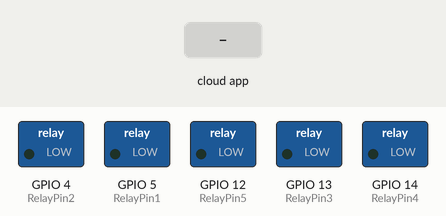
Bench run of a sketch on a simulated ESP8266 (NodeMCU). Parts: switched loads named in the sketch (green lamp = pin HIGH). The test bench sets the inputs (shaded band). WiFi joins after 1.5 s; servers stay silent unless stated; what the sketch prints to the serial monitor is not drawn.

Above: at 2.7 s.
2.8 s: the phone or cloud app sets cabin to 0
At 4.0 s:
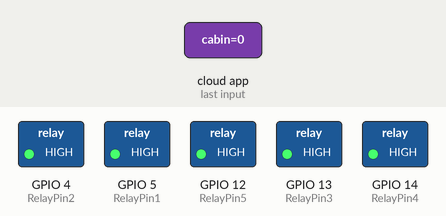
4.3 s: the phone or cloud app sets light3 to 255
At 5.2 s:
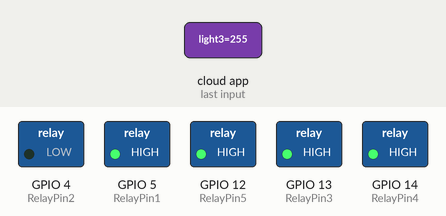
5.8 s: the phone or cloud app sets fan3 to 255
At 6.3 s:
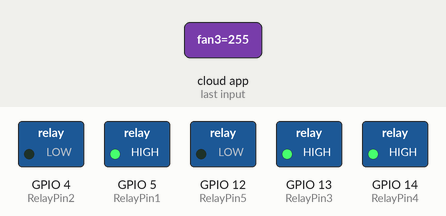
7.3 s: the phone or cloud app sets light3 to 0
At 8.5 s:
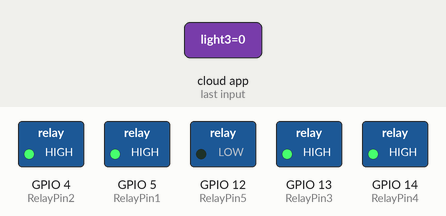
8.8 s: the phone or cloud app sets light4 to 255
At 9.8 s:
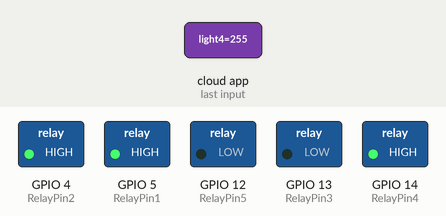
10.3 s: the phone or cloud app sets light5 to 255
At 10.9 s:
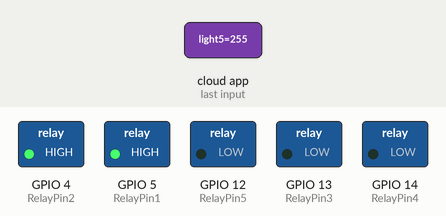
Timing chart, 0 to 12.8 s (numbered marks = the images above; inputs shaded):
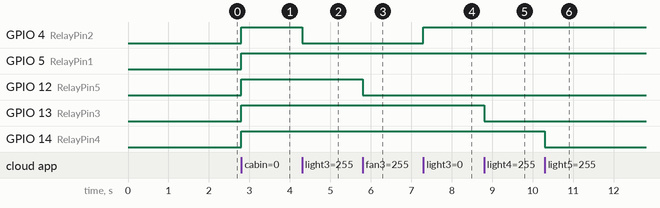

The sketch:

alexahomeautomation.ino
```cpp
/**********************************************************************************
 *  TITLE: Alexa control 5 channel Relay Module using NodeMCU or ESP32
 **********************************************************************************/

#ifdef ARDUINO_ARCH_ESP32
#include <WiFi.h>
#else
#include <ESP8266WiFi.h>
#endif
#include <Espalexa.h>
// define the GPIO connected with Relays
#define RelayPin1  5  //D1//cabin
#define RelayPin2 4  //D2//light3
#define RelayPin3 13 //D7//light4
#define RelayPin4 14 //D5//light5
#define RelayPin5 12 //D6//fan3

// prototypes
boolean connectWifi();

//callback functions
void firstLightChanged(uint8_t brightness);
/**void secondLightChanged(uint8_t brightness);
void thirdLightChanged(uint8_t brightness);
void fourthLightChanged(uint8_t brightness);
void fifthLightChanged(uint8_t brightness);**/

// WiFi Credentials
const char* ssid = "IOTlab";
const char* password = "iotlab@p202";

// device names
String Device_1_Name = "cabin";
String Device_2_Name = "light3";
String Device_3_Name = "light4";
String Device_4_Name = "light5";
String Device_5_Name = "fan3";

boolean wifiConnected = false;

Espalexa espalexa;

void setup()
{
  Serial.begin(115200);

  pinMode(RelayPin1, OUTPUT);
  pinMode(RelayPin2, OUTPUT);
  pinMode(RelayPin3, OUTPUT);
  pinMode(RelayPin4, OUTPUT);
  pinMode(RelayPin5, OUTPUT);

  // Initialise wifi connection
  wifiConnected = connectWifi();

  if (wifiConnected)
  {
    // Define your devices here.
    espalexa.addDevice(Device_1_Name, cabin); //simplest definition, default state off
    espalexa.addDevice(Device_2_Name, thirdLightChanged);
    espalexa.addDevice(Device_3_Name, fourthLightChanged);
    espalexa.addDevice(Device_4_Name, fifthLightChanged);
    espalexa.addDevice(Device_5_Name, thirdFanChanged);

    espalexa.begin();
  }
  else
  {
    while (1)
    {
      Serial.println("Cannot connect to WiFi. Please check data and reset the ESP.");
      delay(2500);
    }
  }
}

void loop()
{
  espalexa.loop();
  delay(1);
}

//our callback functions
void cabin(uint8_t brightness)
{
  //Control the device
  if (brightness == 255)
    {
      digitalWrite(RelayPin1, LOW);
      digitalWrite(RelayPin2, LOW);
      digitalWrite(RelayPin3, LOW);
      digitalWrite(RelayPin4, LOW);
      digitalWrite(RelayPin5, LOW);
      Serial.println("All ON");
    }
  else
  {
    digitalWrite(RelayPin1, HIGH);
      digitalWrite(RelayPin2, HIGH);
      digitalWrite(RelayPin3, HIGH);
      digitalWrite(RelayPin4, HIGH);
      digitalWrite(RelayPin5, HIGH);
    Serial.println("All OFF");
  }
}

void thirdLightChanged(uint8_t brightness)
{
  //Control the device
  if (brightness == 255)
    {
      digitalWrite(RelayPin2, LOW);
      Serial.println("Light3 ON");
    }
  else
  {
    digitalWrite(RelayPin2, HIGH);
    Serial.println("Light3 OFF");
  }
}

void fourthLightChanged(uint8_t brightness)
{
  //Control the device
  if (brightness == 255)
    {
      digitalWrite(RelayPin3, LOW);
      Serial.println("Light4 ON");
    }
  else
  {
    digitalWrite(RelayPin3, HIGH);
    Serial.println("Light4 OFF");
  }
}

void fifthLightChanged(uint8_t brightness)
{
  //Control the device
  if (brightness == 255)
    {
      digitalWrite(RelayPin4, LOW);
      Serial.println("Light5 ON");
    }
  else
  {
    digitalWrite(RelayPin4, HIGH);
    Serial.println("Light5 OFF");
  }
}

void thirdFanChanged(uint8_t brightness)
{
  //Control the device
  if (brightness == 255)
    {
      digitalWrite(RelayPin5, LOW);
      Serial.println("Fan3 ON");
    }
  else
  {
    digitalWrite(RelayPin5, HIGH);
    Serial.println("Fan3 OFF");
  }
}

// connect to wifi – returns true if successful or false if not
boolean connectWifi()
{
  boolean state = true;
  int i = 0;

  WiFi.mode(WIFI_STA);
  WiFi.begin(ssid, password);
  Serial.println("");
  Serial.println("Connecting to WiFi");

  // Wait for connection
  Serial.print("Connecting...");
  while (WiFi.status() != WL_CONNECTED) {
    delay(500);
    Serial.print(".");
    if (i > 20) {
      state = false; break;
    }
    i++;
  }
  Serial.println("");
  if (state) {
    Serial.print("Connected to ");
    Serial.println(ssid);
    Serial.print("IP address: ");
    Serial.println(WiFi.localIP());
  }
  else {
    Serial.println("Connection failed.");
  }
  return state;
}
```

Measured:
- after the input at 2.8 s, GPIO 4 (RelayPin2), GPIO 5 (RelayPin1), GPIO 12 (RelayPin5), GPIO 13 (RelayPin3), GPIO 14 (RelayPin4): LOW → HIGH at once
- after the input at 4.3 s, GPIO 4 (RelayPin2): HIGH → LOW at once
- after the input at 5.8 s, GPIO 12 (RelayPin5): HIGH → LOW at once
- after the input at 7.3 s, GPIO 4 (RelayPin2): LOW → HIGH at once
- after the input at 8.8 s, GPIO 13 (RelayPin3): HIGH → LOW at once
- after the input at 10.3 s, GPIO 14 (RelayPin4): HIGH → LOW at once
